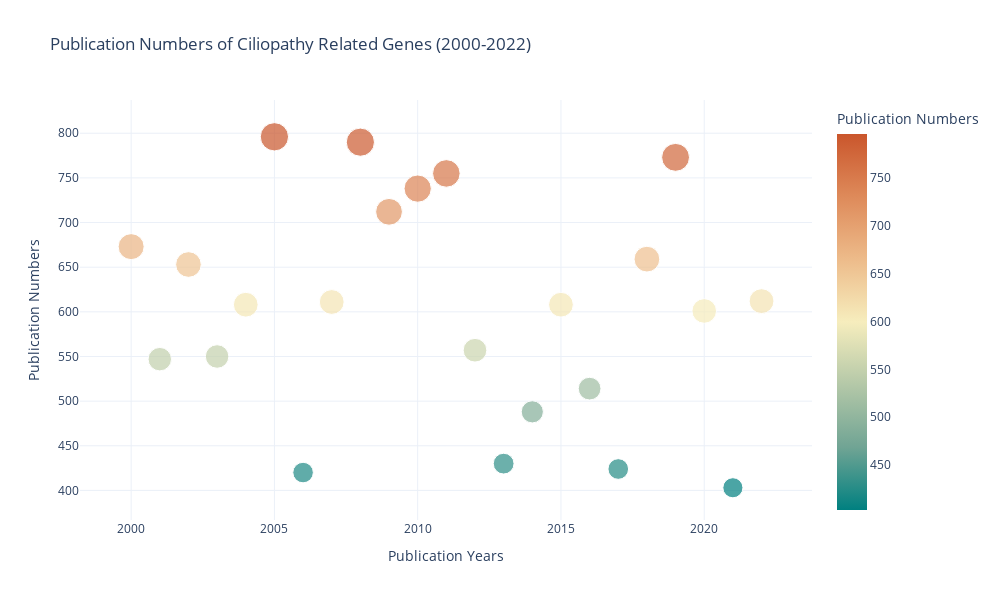

Here is the notebook cell this chart was saved with:
### Code cell
import plotly.express as px
import pandas as pd
import random

# 生成测试数据
years = list(range(2000, 2023))
publications = [random.randint(400, 800) for _ in years]
keywords = [f"Keyword_{year}" for year in years]
numbers = [random.randint(1, 10) for _ in years]

data = {'Year': years, 'Publications': publications, 'Keywords': keywords, 'Numbers': numbers}

df = pd.DataFrame(data)

# 使用plotly进行绘图
fig = px.scatter(df, 
                 x='Year', 
                 y='Publications', 
                 size='Publications',
                 color='Publications',
                 hover_name='Keywords',
                 hover_data=['Keywords', 'Numbers'],  # 添加了Keywords和Numbers到悬浮数据中
                 size_max=20,
                 title='Publication Numbers of Ciliopathy Related Genes (2000-2022)',
                 labels={"Publications": "Publication Numbers", "Year": "Publication Years"},
                 color_continuous_scale="Geyser",  # _r表示颜色反转
                #  color_continuous_scale=px.colors.sequential.Viridis
                 )

fig.update_layout(
    # font=dict(family="Arial", size=14),
    template="plotly_white",
    # template="simple_white",
    width=1000,  # 图表宽度
    height=600,  # 图表高度
)

# fig.update_traces(marker_symbol='diamond')

# 显示图表
fig.show()

### Figure 1 — Plotly figure (JSON) as saved in the notebook; plotly's stock layout.template omitted (floating-point values rounded to 4 significant figures)
{"data": [{"customdata": [["Keyword_2000", 6], ["Keyword_2001", 10], ["Keyword_2002", 2], ["Keyword_2003", 2], ["Keyword_2004", 1], ["Keyword_2005", 9], ["Keyword_2006", 4], ["Keyword_2007", 7], ["Keyword_2008", 1], ["Keyword_2009", 2], ["Keyword_2010", 10], ["Keyword_2011", 4], ["Keyword_2012", 9], ["Keyword_2013", 1], ["Keyword_2014", 3], ["Keyword_2015", 1], ["Keyword_2016", 10], ["Keyword_2017", 10], ["Keyword_2018", 7], ["Keyword_2019", 4], ["Keyword_2020", 6], ["Keyword_2021", 10], ["Keyword_2022", 6]], "hovertemplate": "<b>%{hovertext}</b><br><br>Publication Years=%{x}<br>Publication Numbers=%{marker.color}<br>Keywords=%{customdata[0]}<br>Numbers=%{customdata[1]}<extra></extra>", "hovertext": ["Keyword_2000", "Keyword_2001", "Keyword_2002", "Keyword_2003", "Keyword_2004", "Keyword_2005", "Keyword_2006", "Keyword_2007", "Keyword_2008", "Keyword_2009", "Keyword_2010", "Keyword_2011", "Keyword_2012", "Keyword_2013", "Keyword_2014", "Keyword_2015", "Keyword_2016", "Keyword_2017", "Keyword_2018", "Keyword_2019", "Keyword_2020", "Keyword_2021", "Keyword_2022"], "legendgroup": "", "marker": {"color": [673, 547, 653, 550, 608, 796, 420, 611, 790, 712, 738, 755, 557, 430, 488, 608, 514, 424, 659, 773, 601, 403, 612], "coloraxis": "coloraxis", "size": [673, 547, 653, 550, 608, 796, 420, 611, 790, 712, 738, 755, 557, 430, 488, 608, 514, 424, 659, 773, 601, 403, 612], "sizemode": "area", "sizeref": 1.99, "symbol": "circle"}, "mode": "markers", "name": "", "orientation": "v", "showlegend": false, "type": "scatter", "x": [2000, 2001, 2002, 2003, 2004, 2005, 2006, 2007, 2008, 2009, 2010, 2011, 2012, 2013, 2014, 2015, 2016, 2017, 2018, 2019, 2020, 2021, 2022], "xaxis": "x", "y": [673, 547, 653, 550, 608, 796, 420, 611, 790, 712, 738, 755, 557, 430, 488, 608, 514, 424, 659, 773, 601, 403, 612], "yaxis": "y"}], "layout": {"coloraxis": {"colorbar": {"title": {"text": "Publication Numbers"}}, "colorscale": [[0, "rgb(0, 128, 128)"], [0.1667, "rgb(112, 164, 148)"], [0.3333, "rgb(180, 200, 168)"], [0.5, "rgb(246, 237, 189)"], [0.6667, "rgb(237, 187, 138)"], [0.8333, "rgb(222, 138, 90)"], [1, "rgb(202, 86, 44)"]]}, "height": 600, "legend": {"itemsizing": "constant", "tracegroupgap": 0}, "title": {"text": "Publication Numbers of Ciliopathy Related Genes (2000-2022)"}, "width": 1000, "xaxis": {"anchor": "y", "domain": [0, 1], "title": {"text": "Publication Years"}}, "yaxis": {"anchor": "x", "domain": [0, 1], "title": {"text": "Publication Numbers"}}}}
